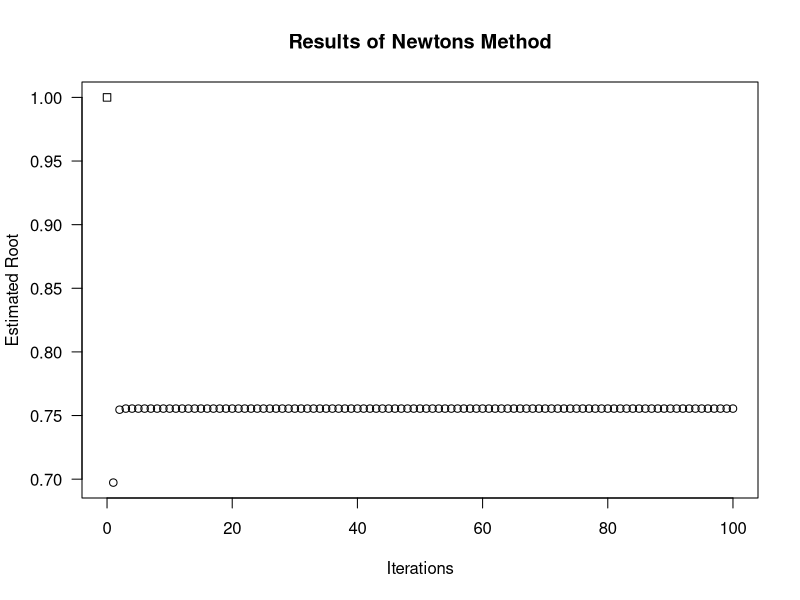

This chart was generated by the following R code:


#
##
###	the good 'ol bisection method for root finding
##
#

Bisection.Method <- function(f, interval, times=100, store=NULL, plot=TRUE, lines=TRUE, print=NULL, check=TRUE, add=FALSE, precise=F, bits=250) {
#
#	warnings
#
if (!is.character(store)) {
	if (!is.null(store)) {stop("store Argument Must Be a Character String or NULL")}
}
if (!is.function(f)) {stop('f Must Be A Function Of x')}
if (length(interval)<2) {stop("Please Make interval of the Form c(a,b) where a<b.")}
if (!is.numeric(interval)) {stop("Please Make interval of the Form c(a,b) where a<b.")}
if (!interval[2]>interval[1]) {stop("Please Make interval of the Form c(a,b) where a<b.")}
if (length(interval)>2) {warning("interval Has Length More Than Two; Places After Two Ignored")}
if (!is.numeric(times)) {stop("times Must Be A Positive Number")}
if (!is.null(dim(times))) {stop("times Must Be A Positive Number (not, e.g., a matrix)")}
if (times<1) {stop("times Must Be A Positive Number")}
if (length(times)>1) {warning("times Has Length Greater Than 1, Only The First Element Will Be Used")}
if (!floor(times[1])==times[1]) {warning("times Is Non-Integer, Will Be Rounded Down")}

if (!is.numeric(bits)) stop('bits Should Be Simply A Positive Integer (not, e.g., a matrix).')
if (!is.null(dim(bits))) stop('bits Should Be Simply A Positive Integer (not, e.g., a matrix).')
if (is.list(dim(bits))) stop('bits Should Be Simply A Positive Integer (not, e.g., a matrix).')
if (length(bits)>1) warning('Only The First Entry Of bits Will Be Used.')
if (bits<1) stop('bits Must Be At Least 1 (and should probably be at least 53).')
if (!is.logical(precise)) stop('precise Must Be Logical.')	
if (precise & !'Rmpfr'%in%(.packages())) stop('In Order To Utilize The Setting precise=T, The Package Rmpfr Is Required.')
#
#	the actual algorithm
#
if (check) {
	trial <- seq(from=interval[1], to=interval[2], by=0.001)
	trial <- sign(f(trial))
	if (length(unique(trial))==1) {
		warning('Seems Like f Might Not Have A Root In The Specified Interval.')
	}
}
if (precise) {
	a <- b <- c <- mpfr(1:(times+1), bits)           # Create three numeric vectors of length 21=(initial guess)+(20 iterations)
	interval <- mpfr(interval, bits)
} else {
	a <- b <- c <- 1:(times+1)                       # Create three numeric vectors of length 21=(initial guess)+(20 iterations)
}
a[1] <- interval[1]                                    # Designate initial value
b[1] <- interval[2]                                    # Designate initial value
for (i in 1:(times+1)){
        c[i] <- a[i] + (b[i]-a[i])/2;
        if ( sign(f(c[i]))*sign(f(a[i]))>0 ) {a[i+1]<-c[i]; b[i+1]<-b[i]} 
        else {a[i+1]<-a[i]; b[i+1]<-c[i]}
    }
if ( any(f(c)==0) ) for(i in min(which(f(c)==0)):(times+1)) {                 # Correct in case of accidental success
        a[i] <- a[min(which(f(c)==0))]; 
        b[i] <- b[min(which(f(c)==0))]; 
        c[i] <- c[min(which(f(c)==0))]
    }
a <- a[1:(times+1)]; b <- b[1:(times+1)];                                     # Cut off vectors a and b after 21 places
#
#	what to do with the results
#
if (precise) {
	results <- c
} else {
	results <- data.frame(Iteration=0:times, Lower=a, Upper=b, Estimated_Root=c)
}
if (!is.null(store)) {                                                        # Store results in a data frame inthe gloabl environment
	assign(store, results, envir = .GlobalEnv)
}
if (is.null(print)) {                                                         # Show results in a table
	if (times<16) {
		print(results)
	} else {   
		print(tail(results))
	}
}
if (add) {
if (plot) {                                                                   # Show results in a graph
	points(0:times, c, las=1, pch=4,
		xlab='Iterations', 
		ylab='Estimated Root', 
		main='Results of The Bisection Method')
	if (lines) {for (i in 1:(times+1)) segments(i-1, as.numeric(a[i]), i-1, as.numeric(b[i]), lty=2)}
	}
} else{
if (plot) {
	x11()                                                                   # Show results in a graph
	plot(0:times, c, las=1, 
		xlab='Iterations', 
		ylab='Estimated Root', 
		main='Results of The Bisection Method')
	if (lines) {for (i in 1:(times+1)) segments(i-1, as.numeric(a[i]), i-1, as.numeric(b[i]), lty=2)}
	}
}
if (is.logical(print)){
	if (print) results
}
#
#	end
#
}



#
##
###	regula falsi, otherwise known as the method of false position
##
#

Regula.Falsi <- function(f, interval, times=100, store=NULL, plot=TRUE, lines=TRUE, print=NULL, check=TRUE, add=FALSE, tol=NULL, precise=F, bits=250) {
#
#	warnings
#
if (!is.character(store)) {
	if (!is.null(store)) {stop("store Argument Must Be a Character String or NULL")}
}
if (!is.function(f)) {stop('f Must Be A Function Of x')}
if (!is.null(tol)) {
	if (!is.numeric(tol)) {stop('tol Must Be Positive Real (and should be very small)')}
	if (tol<=0) {stop('tol Must Be Positive Real (and should be very small)')}
} else {
	if (precise) {tol <- 1e-10} else {tol <- 1e-30}
}
if (length(interval)<2) {stop("Please Make interval of the Form c(a,b) where a<b.")}
if (!is.numeric(interval)) {stop("Please Make interval of the Form c(a,b) where a<b.")}
if (!interval[2]>interval[1]) {stop("Please Make interval of the Form c(a,b) where a<b.")}
if (length(interval)>2) {warning("interval Has Length More Than Two; Places After Two Ignored")}
if (!is.numeric(times)) {stop("times Must Be A Positive Number")}
if (!is.null(dim(times))) {stop("times Must Be A Positive Number (not, e.g., a matrix)")}
if (times<1) {stop("times Must Be A Positive Number")}
if (length(times)>1) {warning("times Has Length Greater Than 1, Only The First Element Will Be Used")}
if (!floor(times[1])==times[1]) {warning("times Is Non-Integer, Will Be Rounded Down")}

if (!is.numeric(bits)) stop('bits Should Be Simply A Positive Integer (not, e.g., a matrix).')
if (!is.null(dim(bits))) stop('bits Should Be Simply A Positive Integer (not, e.g., a matrix).')
if (is.list(dim(bits))) stop('bits Should Be Simply A Positive Integer (not, e.g., a matrix).')
if (length(bits)>1) warning('Only The First Entry Of bits Will Be Used.')
if (bits<1) stop('bits Must Be At Least 1 (and should probably be at least 53).')
if (!is.logical(precise)) stop('precise Must Be Logical.')	
if (precise & !'Rmpfr'%in%(.packages())) stop('In Order To Utilize The Setting precise=T, The Package Rmpfr Is Required.')
#
#	the actual algorithm
#
if (check) {
	trial <- seq(from=interval[1], to=interval[2], by=0.001)
	trial <- sign(f(trial))
	if (length(unique(trial))==1) {
		warning('Seems Like f Might Not Have A Root In The Specified Interval.')
	}
}
if (precise) {
	a <- b <- c <- mpfr(1:(times+1), bits)           # Create three numeric vectors of length 21=(initial guess)+(20 iterations)
	interval <- mpfr(interval, bits)
} else {
	a <- b <- c <- 1:(times+1)                       # Create three numeric vectors of length 21=(initial guess)+(20 iterations)
}
a[1] <- interval[1]                                    # Designate initial value
b[1] <- interval[2]                                    # Designate initial value
for (i in 1:(times+1)){                                # The main event
        if ( any(abs(f(a[1:i])-f(b[1:i]))<tol) ) {c[i] <- 666} else { 
        c[i] <- (b[i]*f(a[i]) - a[i]*f(b[i]))/( f(a[i])-f(b[i]) )}
        if ( sign(f(c[i]))*sign(f(a[i]))>0 ) {a[i+1]<-c[i]; b[i+1]<-b[i]} 
        else {a[i+1]<-a[i]; b[i+1]<-c[i]}
    }
if ( any(f(c)==0) ) for(i in min(which(abs(f(c))<tol)):(times+1)) {           # Correct in case of accidental success
        a[i] <- a[min(which(abs(f(c))<tol))]; 
        b[i] <- b[min(which(abs(f(c))<tol))]; 
        c[i] <- c[min(which(abs(f(c))<tol))]
    }
a <- a[1:(times+1)]; b <- b[1:(times+1)];  
#
#	what to do with the results
#
if (precise) {
	results <- c
} else {
	results <- data.frame(Iteration=0:times, Lower=a, Upper=b, Estimated_Root=c)
}
if (!is.null(store)) {                                                        # Store results in a data frame inthe gloabl environment
	assign(store, results, envir = .GlobalEnv)
}
if (is.null(print) & !any(c==666)) {                                                         # Show results in a table
	if (times<16) {
		print(results)
	} else {   
		print(tail(results))
	}
}
if (add) {
if (plot & !any(c==666)) {                                                                   # Show results in a graph
	points(0:times, c, las=1, pch=4,
		xlab='Iterations', 
		ylab='Estimated Root', 
		main='Results of The Regula Falsi')
	if (lines) {for (i in 1:(times+1)) segments(i-1, a[i], i-1, b[i], lty=2)}
	}
} else {
if (plot & !any(c==666)) {
	x11()                                                                   # Show results in a graph
	plot(0:times, c, las=1, 
		xlab='Iterations', 
		ylab='Estimated Root', 
		main='Results of The Regula Falsi')
	if (lines) {for (i in 1:(times+1)) segments(i-1, a[i], i-1, b[i], lty=2)}
	}
}
if (any(c==666)) {                                                            # a half-assed attempt to put safety on a foot gun
	print(results[min(which(c==666)),])
	print(paste('We had f(a_n)=f(b_n) at some point, indicated by 666'))
	}
if (is.logical(print)){
	if (print) results
}
#
#	end
#

}




#
##
###	secant method
##
#

Secant.Method <- function(f, guess1, guess2=NULL, times=100, store=NULL, plot=TRUE, print=NULL, check=TRUE, add=FALSE, tol=NULL, precise=F, bits=250) {
#
#	warnings
#
if (!is.character(store)) {
	if (!is.null(store)) {stop("store Argument Must Be a Character String or NULL")}
}
if (!is.function(f)) {stop('f Must Be A Function Of x')}
if (!is.null(tol)) {
	if (!is.numeric(tol)) {stop('tol Must Be Positive Real (and should be very small)')}
	if (tol<=0) {stop('tol Must Be Positive Real (and should be very small)')}
} else {
	if (precise) {tol <- 1e-10} else {tol <- 1e-30}
}
if (!is.numeric(guess1)) {stop("Please Make First Initial Guess a Real Number")}
if (!is.null(dim(guess1))) {stop("Please Make First Initial Guess a Real Number (not, e.g., a matrix)")}
if (length(guess1)>1) {warning("guess1 Has Length Greater Than 1, Only The First Element Will Be Used")}

if (is.null(guess2)) {return('Secant Method Requires Two Initial Guesses')}
if (!is.numeric(guess2)) {stop("Please Make Second Initial Guess a Real Number")}
if (!is.null(dim(guess2))) {stop("Please Make Second Initial Guess a Real Number (not, e.g., a matrix)")}
if (length(guess2)>1) {warning("guess2 Has Length Greater Than 1, Only The First Element Will Be Used")}

if (guess1==guess2) {stop('Initial Guesses Must Be Distinct')}
if (!is.numeric(times)) {stop("times Must Be A Positive Number")}
if (!is.null(dim(times))) {stop("times Must Be A Positive Number (not, e.g., a matrix)")}
if (times<1) {stop("times Must Be A Positive Number")}
if (length(times)>1) {warning("times Has Length Greater Than 1, Only The First Element Will Be Used")}
if (!floor(times[1])==times[1]) {warning("times Is Non-Integer, Will Be Rounded Down")}

if (!is.numeric(bits)) stop('bits Should Be Simply A Positive Integer (not, e.g., a matrix).')
if (!is.null(dim(bits))) stop('bits Should Be Simply A Positive Integer (not, e.g., a matrix).')
if (is.list(dim(bits))) stop('bits Should Be Simply A Positive Integer (not, e.g., a matrix).')
if (length(bits)>1) warning('Only The First Entry Of bits Will Be Used.')
if (bits<1) stop('bits Must Be At Least 1 (and should probably be at least 53).')
if (!is.logical(precise)) stop('precise Must Be Logical.')	
if (precise & !'Rmpfr'%in%(.packages())) stop('In Order To Utilize The Setting precise=T, The Package Rmpfr Is Required.')
#
#	the actual algorithm
#
if (check) {
	ey <- min(guess1, guess2)
	bee <- max(guess1, guess2)
	ey0 <- ey - min(0.2, (bee-ey)/2)
	bee0 <- bee + min(0.2, (bee-ey)/2)
	trial <- seq(ey0, bee0, by=0.001)
	trial <- sign(f(trial))
	if (length(unique(trial))==1) {
		warning('Seems Like f Might Not Have A Root In The Specified Interval.')
	}
}

if (precise) {
	n <- mpfr(1:(times+2), bits)
} else {
	n <- 1:(times+2)
}
n[1] <- guess1
n[2] <- guess2

for (i in 3:(times+2)){                                                       # The main event
	if (tol>0) {
			if ( abs(f(n[i-1])-f(n[i-2])) < tol | n[i-1]==666) {
				n[i] <- 666
			} else {
				n[i] <- n[i-1] - f(n[i-1])*(n[i-1]-n[i-2]) / (f(n[i-1])-f(n[i-2]))	
		} 
	} else {
		n[i] <- n[i-1] - f(n[i-1])*(n[i-1]-n[i-2]) / (f(n[i-1])-f(n[i-2]))	
	}
}
n <- n[1:(times+2)]
if (tol>0) {
	if ( any(abs(f(n))<tol) ) {
		for(i in min(which(abs(f(n))<tol)):times) {                             # Correct in case of accidental success
			n[i] <- n[min(which(abs(f(n))<tol))]; 
		}
	}
}
if (any(is.na(n))) {
	'We Had NaN(s) Somewhere. See'
	if (min(which(!is.na(n)))>4) {
		print(results[(min(which(is.na(n)))-4):min(which(is.na(n))),])
	} else {
		print(results[1:min(which(is.na(n))),])
	}
}
#
#	what to do with the results
#
if (precise) {
	results <- n
} else {
	results <- data.frame(Iteration=c(0,0:times), Estimated_Root=n)
}
if (!is.null(store)) {                                                        # Store results in a data frame inthe gloabl environment
	assign(store, results, envir = .GlobalEnv)
}
if (is.null(print) & !any(n==666)) {                                          # Show results in a table
	if (times<16) {
		print(results)
	} else {   
		print(tail(results))
	}
}
if (add) {
if (plot & !any(n==666)) {                                                    # Show results in a graph
	points(c(0,0:times), n, las=1, pch=c(7,7,rep(4,times=times)),
			xlab='Iterations', 
			ylab='Estimated Root', 
			main='Results of Secant Method')
	}
} else {
if (plot & !any(n==666)) {
	x11()                                                                   # Show results in a graph
	plot(c(0,0:times), n, las=1, pch=c(0,0,rep(1,times=times)),
			xlab='Iterations', 
			ylab='Estimated Root', 
			main='Results of Secant Method')
	}
}
if (any(n==666)) {                                                            # a half-assed attempt to disarm on a foot gun
	if (min(which(n==666))>4) {
		print(results[(min(which(n==666))-4):min(which(n==666)),])
	} else {
		print(results[1:min(which(n==666)),])
	}
	print(paste('We had f(a_n)=f(b_n) at some point ( tolerance', tol, '), indicated by 666'))
	}
if (is.logical(print)){
	if (print) results
}
#
#	end
#
}




#
##
###	that one dude's method
##
#

Newtons.Method <- function(f, f1, guess, times=100, store=NULL, plot=TRUE, print=NULL, check=TRUE, add=FALSE, tol=NULL, correct=F, precise=F, bits=250) {
#
#	warnings
#
if (!is.character(store)) {
	if (!is.null(store)) {stop("store Argument Must Be a Character String or NULL")}
}
if (!is.function(f)) {stop('f Must Be A Function Of x')}
if (!is.function(f1)) {stop('df Must Be A Function Of x')}
if (!is.null(tol)) {
	if (!is.numeric(tol)) {stop('tol Must Be Positive Real (and should be very small)')}
	if (tol<=0) {stop('tol Must Be Positive Real (and should be very small)')}
} else {
	if (precise) {tol <- 1e-10} else {tol <- 1e-30}
}
if (!is.numeric(guess)) {stop("Please Make First Initial Guess a Real Number")}
if (!is.null(dim(guess))) {stop("Please Make First Initial Guess a Real Number (not, e.g., a matrix)")}
if (length(guess)>1) {warning("guess1 Has Length Greater Than 1, Only The First Element Will Be Used")}

if (!is.numeric(times)) {stop("times Must Be A Positive Number")}
if (!is.null(dim(times))) {stop("times Must Be A Positive Number (not, e.g., a matrix)")}
if (times<1) {stop("times Must Be A Positive Number")}
if (length(times)>1) {warning("times Has Length Greater Than 1, Only The First Element Will Be Used")}
if (!floor(times[1])==times[1]) {warning("times Is Non-Integer, Will Be Rounded Down")}

if (!is.numeric(bits)) stop('bits Should Be Simply A Positive Integer (not, e.g., a matrix).')
if (!is.null(dim(bits))) stop('bits Should Be Simply A Positive Integer (not, e.g., a matrix).')
if (is.list(dim(bits))) stop('bits Should Be Simply A Positive Integer (not, e.g., a matrix).')
if (length(bits)>1) warning('Only The First Entry Of bits Will Be Used.')
if (bits<1) stop('bits Must Be At Least 1 (and should probably be at least 53).')
if (!is.logical(precise)) stop('precise Must Be Logical.')	
if (precise & !'Rmpfr'%in%(.packages())) stop('In Order To Utilize The Setting precise=T, The Package Rmpfr Is Required.')
#
#	the actual algorithm
#
if (check) {
	ey0 <- guess - .3
	bee0 <- guess + .3
	trial <- seq(ey0, bee0, by=0.001)
	trial <- sign(f(trial))
	if (length(unique(trial))==1) {
		warning('Seems Like f Might Not Have A Root In The Specified Interval.')
	}
}
if (precise) {
	n <- mpfr(guess, bits)
} else {
	n <- guess
}
for(i in 2:(times+1)) {   
	if (is.na(f1(n[i-1]))) {
		n[i] <- NaN
	} else {
		if (abs(f1(n[i-1]))<tol | n[i-1]==666) { 
			n[i] <- 666
		} else {      
 			n[i] <- n[i-1] - f(n[i-1])/f1(n[i-1])
		}
	}
}
n <- n[1:(times+1)]
if (correct) {
	if ( any(abs(f(n[which(!is.na(n))]))<tol) ) {                                  # Correct in case of accidental success
		n <- n[which(!is.na(n))]
		for(i in min( which( abs(f(n))<tol )):(times+1)) {
			n[i] <- n[min(which(abs(f(n))<tol))]; 
    		}
	print( paste('Success. f(', n[min( which( abs(f(n[which(!is.na(n))]))<tol ) )], ')=0 to within tolerance', tol) )
	}
}                     
#
#	what to do with the results
#
if (precise) {
	results <- n
} else {
	results <- data.frame(Iteration=0:times, Estimated_Root=n)
}
if (!is.null(store)) {                                                        # Store results in a data frame inthe gloabl environment
	assign(store, results, envir = .GlobalEnv)
}
if (!(any(n==666) | any(is.na(n)))) {
if (is.null(print)) {                                          # Show results in a table
	if (times<16) {
		print(results)
	} else {   
		print(tail(results))
	}
}
if (add) {
if (plot) {                                                    # Show results in a graph
	points(0:times, n, las=1, pch=c(7,rep(4,times=times)),
			xlab='Iterations', 
			ylab='Estimated Root', 
			main='Results of Newtons Method')
	}
} else {
if (plot) {                                                    # Show results in a graph
	x11()
	plot(0:times, n, las=1, pch=c(0,rep(1,times=times)),
			xlab='Iterations', 
			ylab='Estimated Root', 
			main='Results of Newtons Method')
	}
}
}
if (any(is.na(n))) {
	print('We Had NaN(s) Somewhere. See')
	if (min(which(is.na(n)))>4) {
		print(results[(min(which(is.na(n)))-4):min(which(is.na(n))),])
	} else {
		print(results[1:min(which(is.na(n))),])
	}
} else {
	if (any(n==666)) {                                                            # a half-assed attempt to disarm on a foot gun
	if (min(which(n==666))>4) {
		print(results[(min(which(n==666))-4):min(which(n==666)),])
	} else {
		print(results[1:min(which(n==666)),])
	}
	print(paste('We had f1(p_n)=0 ( tolerance', tol,') at some point, indicated by 666'))
	}
}
if (is.logical(print)){
	if (print) results
}
#
#	end
#
}

f <- function(x) cos(x^cos(x)) - sin(x)
f1 <- function(x) -sin(x^cos(x))*x^cos(x)*(cos(x)/x - sin(x)*log(x)) - cos(x)
Newtons.Method(f, f1, 1, 100)




#
##
###	aitken's delta squared method
##
#

Aitkens <- function(n) {
	if (!is.numeric(n)) {stop('n Should Be A Numeric Vector (not, e.g., a matrix).')}
	if (!is.null(dim(n))) {stop('n Should Be A Numeric Vector (not, e.g., a matrix).')}
	if (length(n)<3) {stop('n Must Be A Numeric Vector Of Length 3 Or Longer.')}

	nhat <- 0; for (i in 1:(length(n)-2)) nhat[i] <- n[i]+n[i+2]-2*n[i+1]
	if ( any(nhat[!is.na(nhat)]==0) ) {
		print(paste('Cannot divide by zero. See place i =', min(which(nhat==0)), 'of n. Recall: we must divide by n_i + n_(i+2)-2n_(i+1)' ))
	} else {
		for (i in 1:(length(n)-2)) nhat[i] <- n[i]-(n[i]-n[i+1])^2/(n[i]+n[i+2]-2*n[i+1]) }
	first <- nhat[1]
	data.frame(Pre_Data=n[1:length(n)], Post_Data=c(first, first, nhat))

}





cff <- call.from.frame <- function(x, sto, label=TRUE){
	d2 <- dim(sto)[2]
	stopifnot(is.data.frame(sto))
	stopifnot(d2 > 1)
	if (label) {
		sto[min(which(sto[,1]>=x)),]
	} else {
		if (class(sto[1,2])=='mpfr') {
			k <- mpfr(1:d2, getPrec(sto[1,2]))
		} else {
			k <- 1:d2
		}
		for (i in 1:d2) k[i] <- sto[min(which(sto[,1]>=x)),i]
		k
	}
}